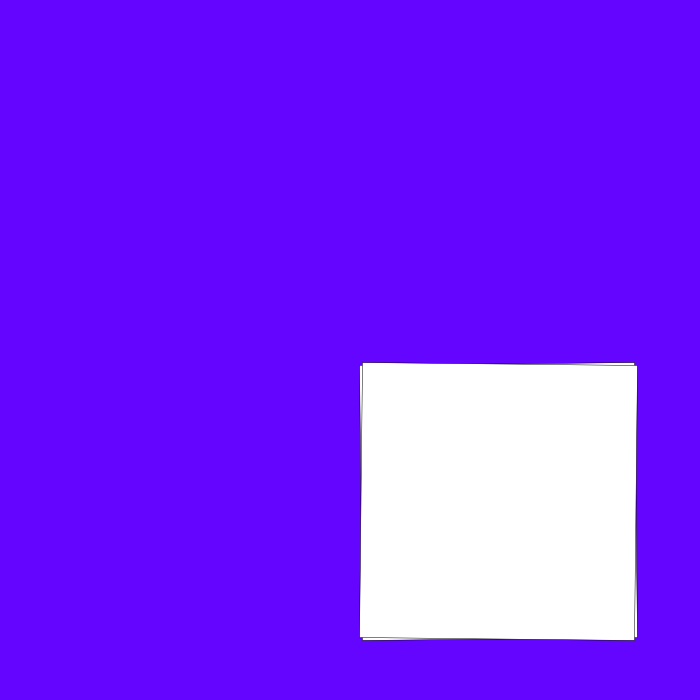
Frame 1 (no input)
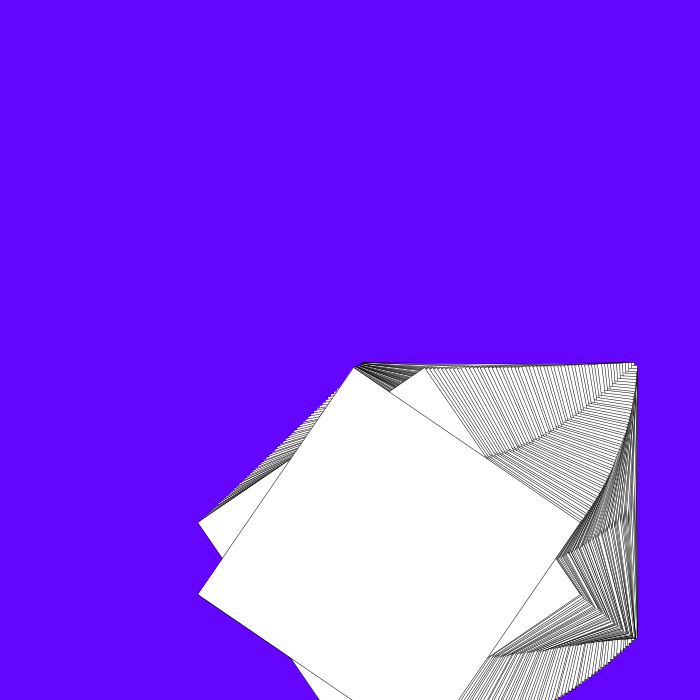
Frame 60 (the mouse pressed at the canvas centre just before this capture)
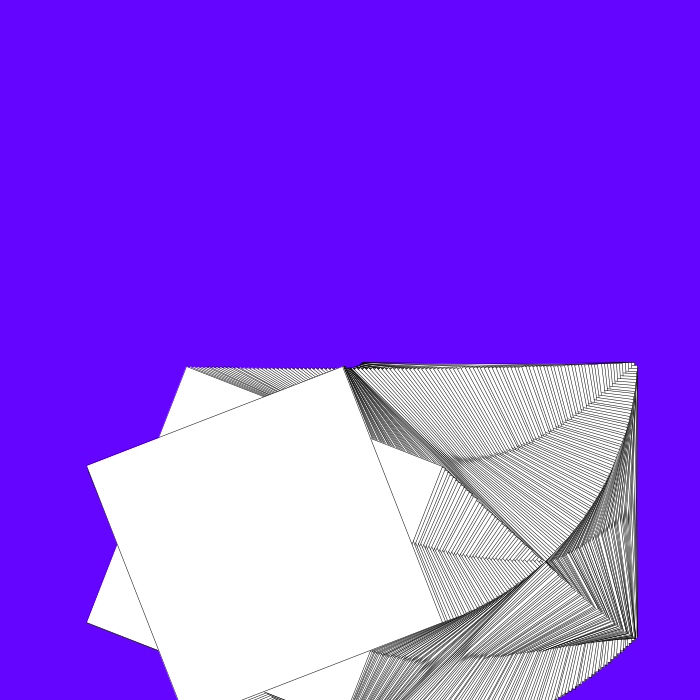
Frame 120 (the mouse held since frame 60 and released just before this capture)

The Processing sketch that drew these frames (run headless with seeded random() and noise(); from frame 60 on, the mouse is pressed at the canvas centre):

// Processing sketch: processing_130669
// ── processing_130669.pde

float spin01, spin02;

void setup() {

  size( 700, 700 );
  smooth();

  background( #6405FF );
}

void draw() {

  spin01 += .01;
  spin02 -= .02; 

  strokeWeight( .5 );
  fill( 255 );
  pushMatrix();
  rectMode( CENTER );
  translate( width/2, height/2 );
  rotate( spin01 );
  //rect( 0, 0, 275, 275 );
  rectMode( CENTER );
  translate( width/2-200, height/2-200 );
  rotate( spin02 );
  rect( 0, 0, 275, 275 );
  rotate( spin01 );
  rotate( spin01 );
  rect( 0, 0, 275, 275 );
  popMatrix();

  fill( #6405FF );
  //ellipse( width/2-100, height/2, 50, 50 );

  pushStyle();
  strokeWeight( 20 );
  stroke( #FF0572, 175 );
  fill( 255 );
  //ellipse( width/2, height/2, 50, 50 );
  popStyle();

  fill( #05FF84 );
  //stroke( 255 );
  //ellipse( width/2+100, height/2, 50, 50 );

  //line( 0, height/2, width, height/2 );
}
